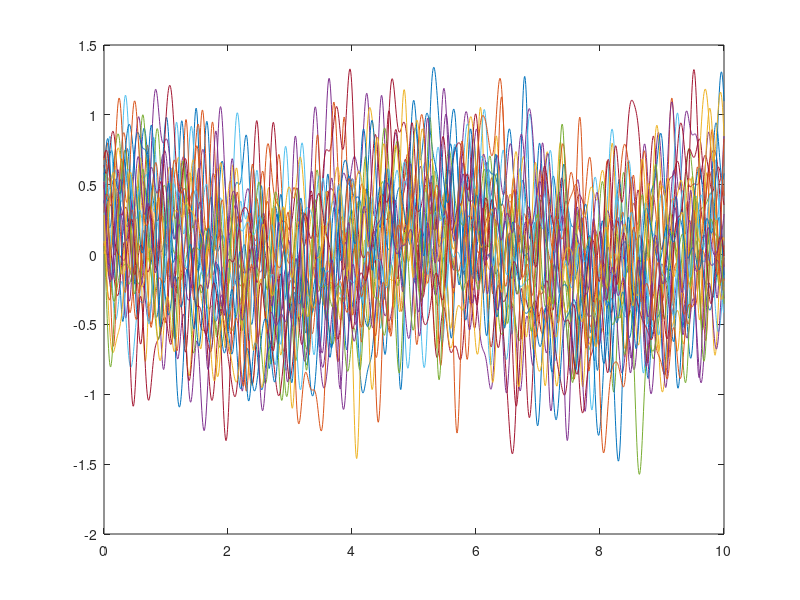
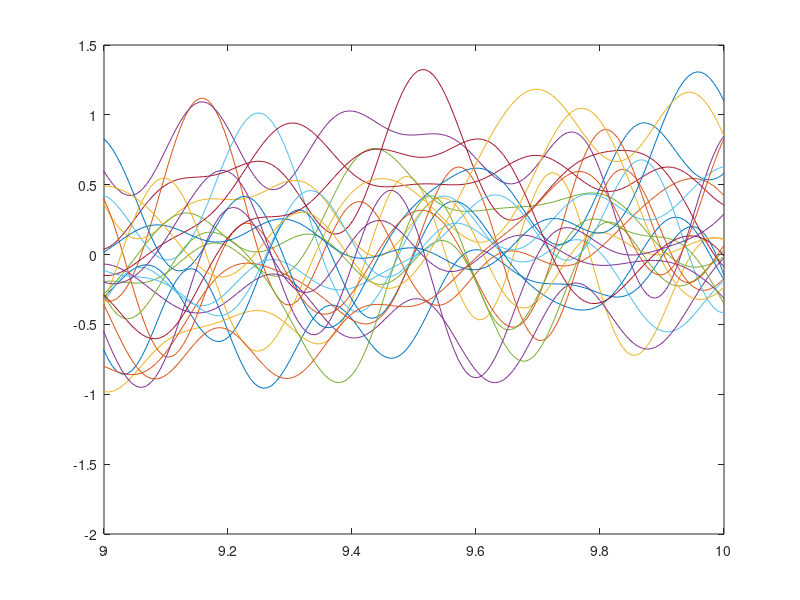
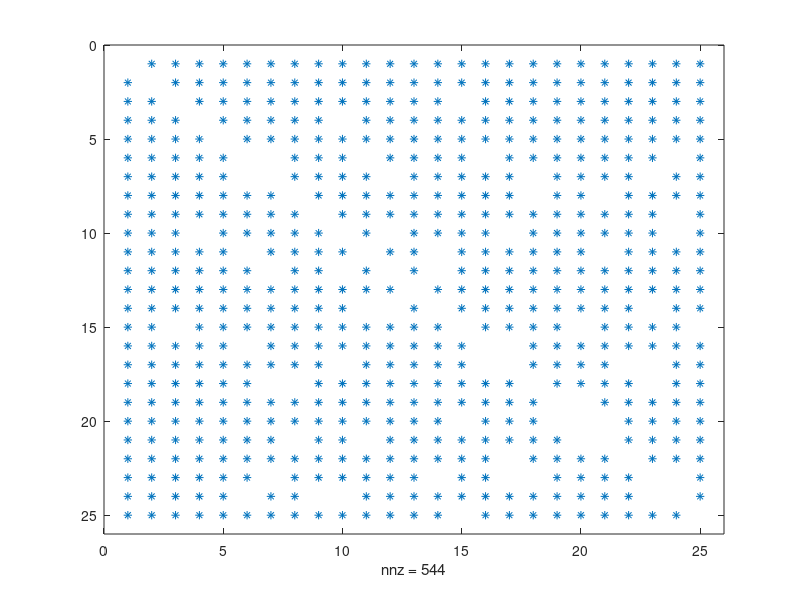

These charts were generated, in order, by the following MATLAB code:
clear
close all

N=25; %number of ODEs/State Variables
Int_max=5; %largest value to appear in the ODE equations
Int_min=-5; %smallest value to appear in the ODE equations
Max_population=10; %Sum of initial conditions
tf=10; %final time

A=randi([Int_min,Int_max],N,N);
for i=1:N
    A(i,i)=0;
    for j=i+1:N
        A(j,i)=-A(i,j);
    end
end

x0=rand(1,N);
x0=x0*Max_population/norm(x0,1);

odefun = @(t,x) A*x;
[t,x] = ode45(odefun,[0,tf],x0);

figure(1)
plot(t,x)

figure(2)
plot(t,x)
xlim([tf-1,tf])

figure(3)
spy(A)